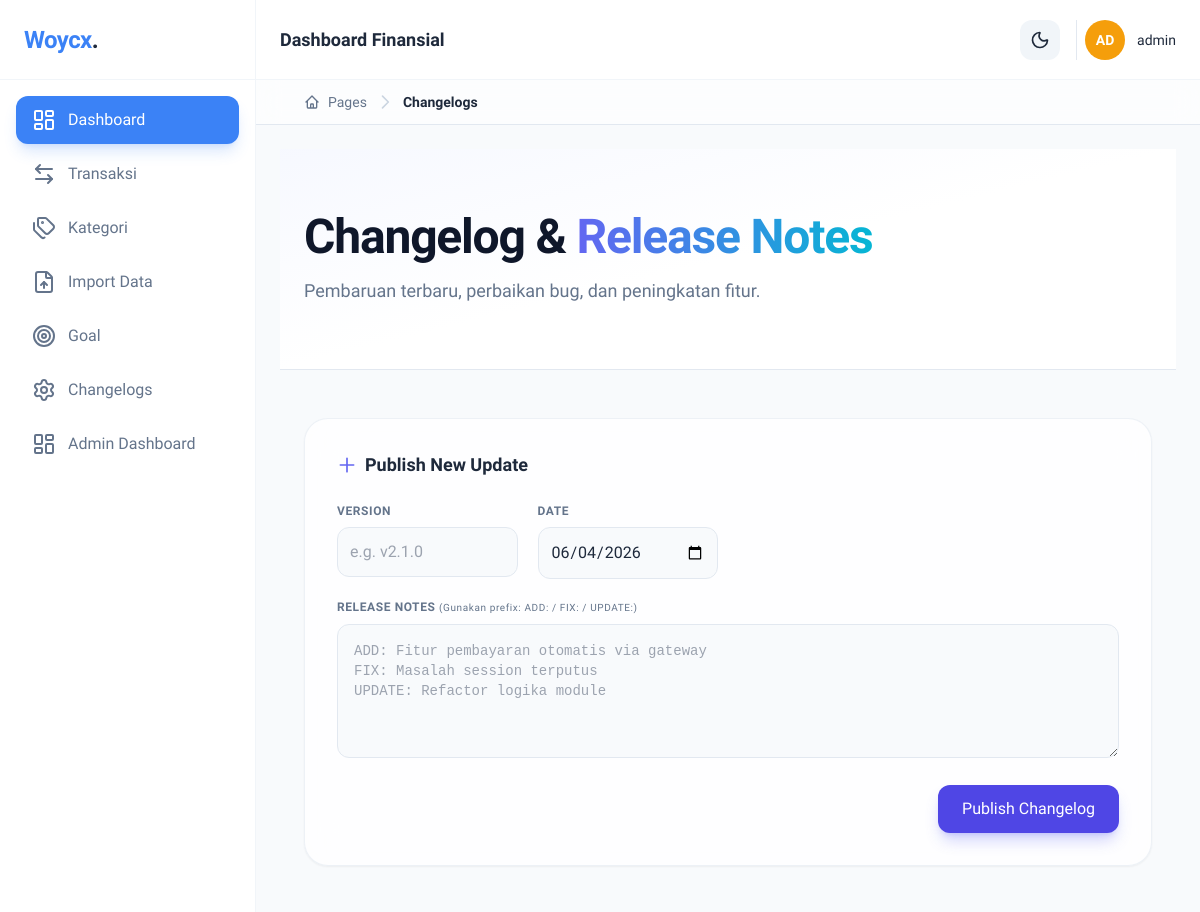
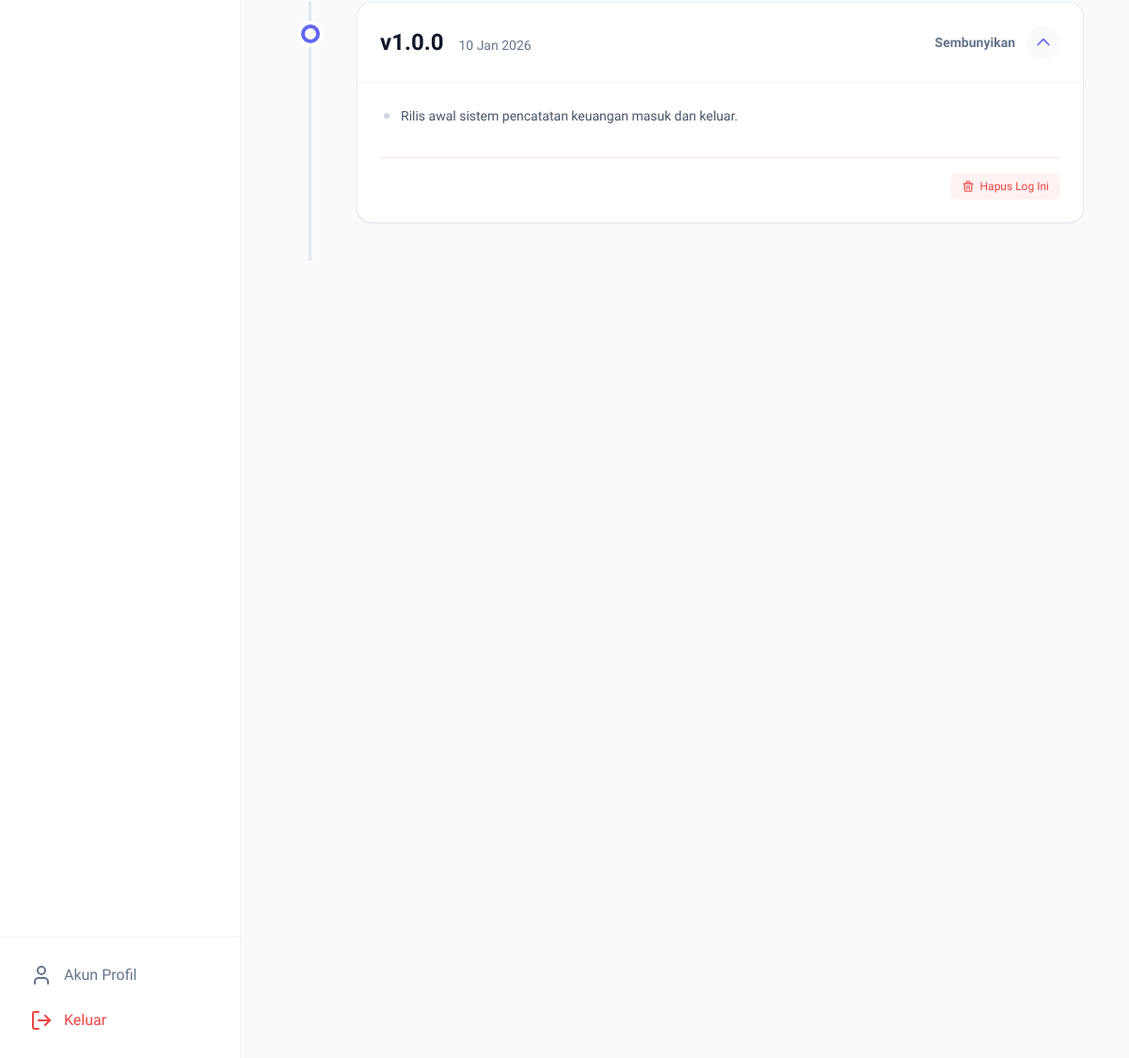
/pages/changelogs.php (signed in), run on the app's committed database (2 pictures, top to bottom).
### tables this page shows
CREATE TABLE `changelogs` (
  `id` int(11) NOT NULL,
  `version` varchar(20) NOT NULL,
  `release_date` date NOT NULL,
  `description` text NOT NULL,
  `created_at` timestamp NOT NULL DEFAULT current_timestamp()
);

### pages/changelogs.php (the view, shortened to what this page needs)
<?php
include '../layouts/header.php';
$isAdmin = isset($_SESSION['role']) && strtolower($_SESSION['role']) === 'admin';
function parseChangelogGrouped($text) {
    $lines = explode("\n", trim($text));
    $categories = ['new' => [], 'update' => [], 'fix' => [], 'other' => []];
    $currentCategory = 'other';
    foreach ($lines as $line) {
        $line = trim($line);
        $categories[$currentCategory][] = htmlspecialchars($line, ENT_QUOTES, 'UTF-8');
    }
    $html = '<div class="space-y-6">';
    if (!empty($categories['other'])) {
        $html .= '<div><ul class="space-y-2.5 text-sm text-slate-600 dark:text-slate-300 ml-1">';
        foreach ($categories['other'] as $item) { $html .= "<li class='flex items-start gap-3'><span class='mt-2 w-1.5 h-1.5 rounded-full bg-slate-300 dark:bg-slate-600 shrink-0'></span> <span class='leading-relaxed'>{$item}</span></li>"; }
        $html .= '</ul></div>';
    }
    $html .= '</div>';
    return $html;
}
$logs = $pdo->query("SELECT * FROM changelogs ORDER BY release_date DESC, id DESC")->fetchAll();
$visibleLimit = 5;
?>
<div class="min-h-screen bg-slate-50 dark:bg-slate-950 text-slate-800 dark:text-slate-100 selection:bg-indigo-500/30">
    <div class="relative overflow-hidden border-b border-slate-200 dark:border-slate-800/60 bg-white dark:bg-slate-900">
        <div class="absolute inset-0 bg-gradient-to-br from-indigo-50/50 via-white to-white dark:from-indigo-950/20 dark:via-slate-900 dark:to-slate-900 pointer-events-none"></div>
        <div class="max-w-4xl mx-auto px-6 py-16 relative z-10">
            <h1 class="text-4xl font-extrabold tracking-tight text-slate-900 dark:text-white sm:text-5xl">
                Changelog & <span class="text-transparent bg-clip-text bg-gradient-to-r from-indigo-500 to-cyan-500">Release Notes</span>
            </h1>
            <p class="mt-4 max-w-2xl text-lg text-slate-500 dark:text-slate-400">
                Pembaruan terbaru, perbaikan bug, dan peningkatan fitur.
            </p>
        </div>
    </div>
    <div class="max-w-4xl mx-auto px-6 py-12">
        <?php if ($isAdmin): ?>
            <div class="mb-12 bg-white/80 dark:bg-slate-900/80 backdrop-blur-xl p-6 md:p-8 rounded-3xl shadow-sm border border-slate-200/60 dark:border-slate-800 transition-all hover:shadow-md">
                <h2 class="text-lg font-bold mb-6 flex items-center gap-2">
                    <svg class="w-5 h-5 text-indigo-500" fill="none" viewBox="0 0 24 24" stroke="currentColor"><path stroke-linecap="round" stroke-linejoin="round" stroke-width="2" d="M12 4v16m8-8H4"/></svg>
                    Publish New Update
                </h2>
                <form method="POST" action="changelogs.php" class="grid grid-cols-1 md:grid-cols-4 gap-5">
                    <div class="md:col-span-1">
                        <label class="block text-xs font-semibold text-slate-500 dark:text-slate-400 uppercase tracking-wider mb-2">Version</label>
                        <input type="text" name="version" placeholder="e.g. v2.1.0" required class="w-full p-3 rounded-xl bg-slate-50 dark:bg-slate-950 border border-slate-200 dark:border-slate-800 focus:ring-2 focus:ring-indigo-500/50 outline-none dark:text-white">
                    </div>
                    <div class="md:col-span-1">
                        <label class="block text-xs font-semibold text-slate-500 dark:text-slate-400 uppercase tracking-wider mb-2">Date</label>
                        <input type="date" name="release_date" value="<?= date('Y-m-d') ?>" required class="w-full p-3 rounded-xl bg-slate-50 dark:bg-slate-950 border border-slate-200 dark:border-slate-800 focus:ring-2 focus:ring-indigo-500/50 outline-none dark:text-white">
                    </div>
                    <div class="md:col-span-4">
                        <label class="block text-xs font-semibold text-slate-500 dark:text-slate-400 uppercase tracking-wider mb-2">
                            Release Notes <span class="text-[10px] normal-case font-normal">(Gunakan prefix: ADD: / FIX: / UPDATE:)</span>
                        </label>
                        <textarea name="description" rows="5" required placeholder="ADD: Fitur pembayaran otomatis via gateway&#10;FIX: Masalah session terputus&#10;UPDATE: Refactor logika module" class="w-full p-4 rounded-xl bg-slate-50 dark:bg-slate-950 border border-slate-200 dark:border-slate-800 focus:ring-2 focus:ring-indigo-500/50 outline-none resize-y dark:text-white font-mono text-sm"></textarea>
                    </div>
                    <div class="md:col-span-4 flex justify-end">
                        <button type="submit" class="bg-indigo-600 hover:bg-indigo-700 text-white px-6 py-3 rounded-xl font-medium shadow-lg shadow-indigo-500/30">Publish Changelog</button>
                    </div>
                </form>
            </div>
        <?php endif; ?>
        <?php if (count($logs) > 0): ?>
            <div class="relative border-l-[3px] border-slate-200 dark:border-slate-800 ml-4 md:ml-6 space-y-6 pb-10">
                <?php foreach ($logs as $index => $row):
                    $isOpen = $index === 0;
                    $isHidden = $index >= $visibleLimit;
                ?>
                    <div class="relative group <?= $isHidden ? 'hidden-log hidden' : '' ?>">
                        <div class="absolute -left-[11px] top-6 w-5 h-5 rounded-full bg-white dark:bg-slate-950 border-[4px] <?= $isOpen ? 'border-indigo-500' : 'border-slate-300 dark:border-slate-600' ?> ring-4 ring-white dark:ring-slate-950 transition-colors duration-300 dot-indicator"></div>
                        <div class="ml-10 md:ml-12">
                            <div class="bg-white dark:bg-slate-900 border border-slate-200/80 dark:border-slate-800 rounded-2xl shadow-sm overflow-hidden transition-all hover:border-indigo-300 dark:hover:border-indigo-500/50">
                                <button type="button" class="toggle-log-btn w-full p-5 md:p-6 flex items-center justify-between text-left focus:outline-none" aria-expanded="<?= $isOpen ? 'true' : 'false' ?>">
                                    <div class="flex flex-col sm:flex-row sm:items-baseline gap-2 sm:gap-4">
                                        <h3 class="text-xl md:text-2xl font-bold text-slate-900 dark:text-white">
                                            <?= htmlspecialchars($row['version']) ?>
                                        </h3>
                                        <time class="text-sm font-medium text-slate-500 dark:text-slate-400">
                                            <?= date('d M Y', strtotime($row['release_date'])) ?>
                                        </time>
                                    </div>
                                    <div class="flex items-center gap-3 text-sm font-semibold text-slate-500 dark:text-slate-400 group-hover:text-indigo-600 dark:group-hover:text-indigo-400 transition-colors">
                                        <span class="toggle-text hidden sm:inline-block">
                                            <?= $isOpen ? 'Sembunyikan' : 'Tampilkan' ?>
                                        </span>
                                        <div class="bg-slate-50 dark:bg-slate-800 p-2 rounded-full">
                                            <svg class="w-5 h-5 transform transition-transform duration-300 chevron-icon <?= $isOpen ? 'rotate-180 text-indigo-500' : '' ?>" fill="none" viewBox="0 0 24 24" stroke="currentColor">
                                                <path stroke-linecap="round" stroke-linejoin="round" stroke-width="2" d="M19 9l-7 7-7-7"/>
                                            </svg>
                                        </div>
                                    </div>
                                </button>
                                <div class="changelog-body grid transition-all duration-300 ease-in-out <?= $isOpen ? 'grid-rows-[1fr] opacity-100' : 'grid-rows-[0fr] opacity-0' ?>">
                                    <div class="overflow-hidden">
                                        <div class="px-5 md:px-6 pb-6 pt-2 border-t border-slate-100 dark:border-slate-800/60">
                                            <div class="mt-4">
                                                <?= parseChangelogGrouped($row['description']) ?>
                                            </div>
                                            <?php if ($isAdmin): ?>
                                                <div class="mt-8 pt-4 border-t border-red-100 dark:border-red-500/10 flex justify-end">
                                                    <form method="POST" action="changelogs.php" onsubmit="return confirm('Hapus versi <?= htmlspecialchars($row['version']) ?>?');">
                                                        <button type="submit" class="text-xs font-medium text-red-500 hover:text-red-700 bg-red-50 dark:bg-red-500/10 px-3 py-1.5 rounded-lg flex items-center gap-1.5">
                                                            <svg class="w-3.5 h-3.5" fill="none" viewBox="0 0 24 24" stroke="currentColor"><path stroke-linecap="round" stroke-linejoin="round" stroke-width="2" d="M19 7l-.867 12.142A2 2 0 0116.138 21H7.862a2 2 0 01-1.995-1.858L5 7m5 4v6m4-6v6m1-10V4a1 1 0 00-1-1h-4a1 1 0 00-1 1v3M4 7h16"/></svg>
                                                            Hapus Log Ini
                                                        </button>
                                                    </form>
                                                </div>
                                            <?php endif; ?>
                                        </div>
                                    </div>
                                </div>
                            </div>
                        </div>
                    </div>
                <?php endforeach; ?>
            </div>
        <?php endif; ?>
    </div>
</div>
<?php include '../layouts/footer.php'; ?>

### assets/css/style.css (style rules this page uses)
body { font-family: 'Plus Jakarta Sans', sans-serif; transition: background-color 0.3s, color 0.3s; }

### data on the page
changelogs: version "v1.0.0", release_date "10 Jan 2026", item "Rilis awal sistem pencatatan keuangan masuk dan keluar."

### other printed values
WEB_NAME "Woycx"
$initial "AD"
$userName "admin"
$menu_induk "Pages"
$halaman_aktif "Changelogs"
